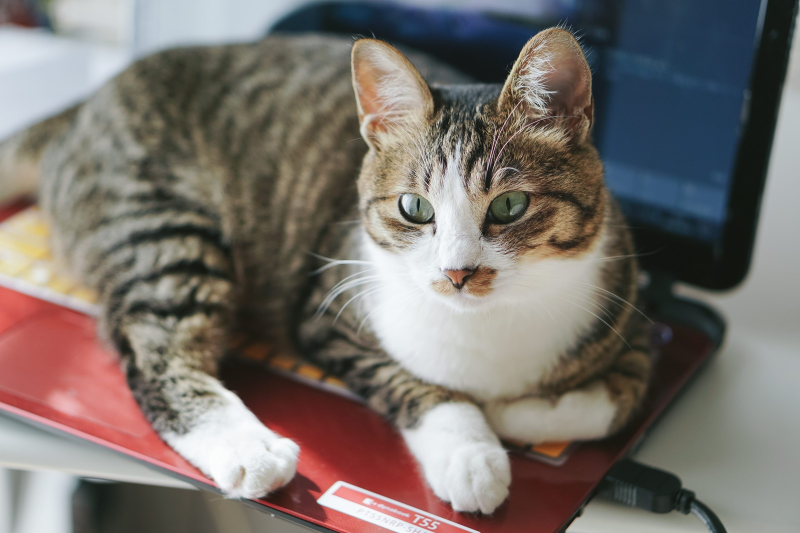
%> input picture Cat.jpg, 1600 x 1066 px (shown at 1/2 size)
$ octave kadai2.m   (GNU Octave 9; MATLAB toolbox functions it lacks are replaced by stand-ins)
%> lines starting %> are read from the running program, lines starting %| are printed output that depends on the picture; in (x1, y1, x2, y2) boxes, pixels count from 0 and x2, y2 are one past the last pixel; in counts of white or black regions, pixels touching at a corner belong together; the program's own positions count from 1
% 課題２　階調数と疑似輪郭
% ２階調，４階調，８階調の画像を生成せよ．
% 下記はサンプルプログラムである．
% 課題作成にあたっては「Lenna」以外の画像を用いよ．

clear; % 変数のオールクリア

ORG=imread('Cat.jpg'); % 原画像の入力
%> ORG is the input picture: size 1066x1600x3 uint8; mean R, G, B 120.3, 113, 107.9
ORG = rgb2gray(ORG); colormap(gray); colorbar;
imagesc(ORG); axis image; % 画像の表示
pause; % 一時停止

% ２階調画像の生成
IMG = ORG>128;
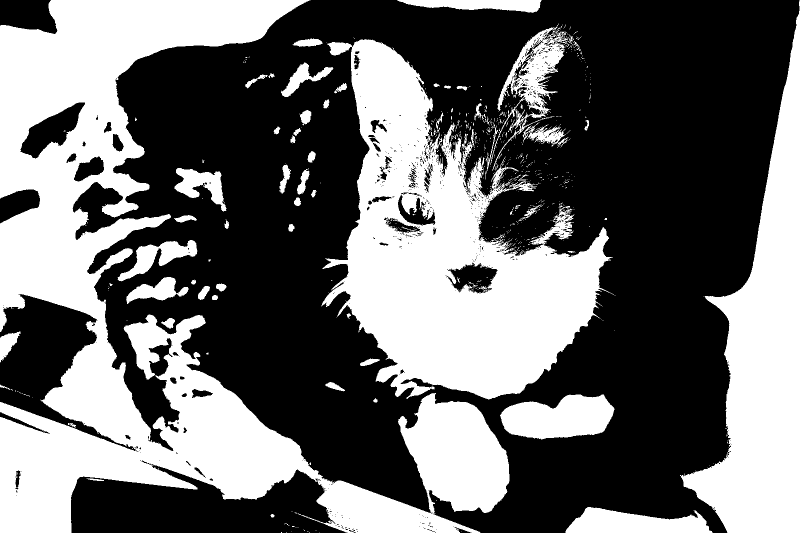
%> IMG: size 1066x1600 logical (shown at 1/2 size); 41.8% white; 712 white regions (638 under 20 px), largest, box (x1, y1, x2, y2) and area: (0, 0, 1019, 1066) 341138, (643, 78, 1228, 799) 195073, (1360, 0, 1600, 1066) 107999
imagesc(IMG); colormap(gray); colorbar;  axis image;
pause;

% ４階調画像の生成
IMG0 = ORG>64;
%> IMG0: size 1066x1600 logical; 70.2% white; 1005 black regions (876 under 20 px), largest, box (x1, y1, x2, y2) and area: (546, 0, 1597, 1066) 324339, (256, 448, 802, 937) 94450, (160, 961, 338, 1066) 15390
IMG1 = ORG>128;
IMG2 = ORG>192;
%> IMG2: size 1066x1600 logical; 13.9% white; 861 white regions (779 under 20 px), largest, box (x1, y1, x2, y2) and area: (668, 289, 1152, 764) 67231, (0, 0, 270, 274) 40964, (330, 757, 598, 996) 28610
IMG = IMG0 + IMG1 + IMG2;
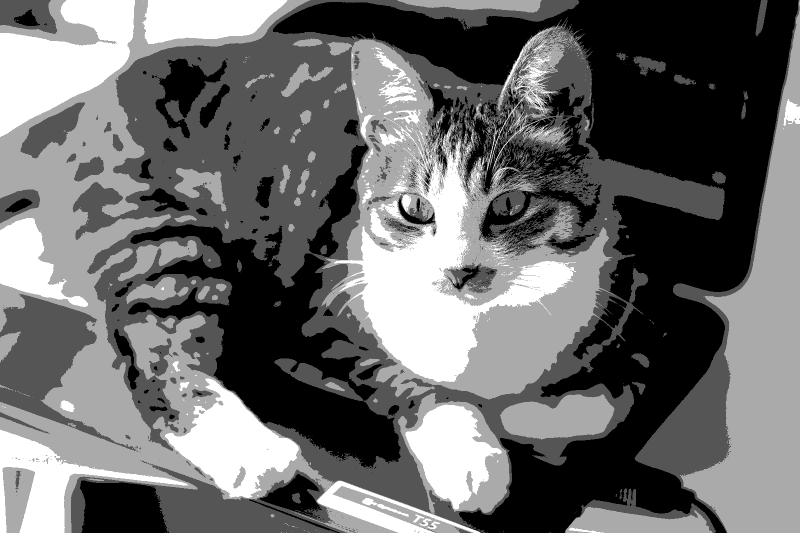
%> IMG: size 1066x1600 double (shown at 1/2 size); min 0, max 3, mean 1.26; drawn with min black and max white
imagesc(IMG); colormap(gray); colorbar;  axis image;
pause;

% ８階調画像の生成
IMG0 = ORG>32;
%> IMG0: size 1066x1600 logical; 92.6% white; 691 black regions (628 under 20 px), largest, box (x1, y1, x2, y2) and area: (1154, 0, 1591, 920) 68972, (638, 14, 1037, 166) 15981, (1172, 916, 1446, 1066) 7988
IMG1 = ORG>64;
IMG2 = ORG>96;
%> IMG2: size 1066x1600 logical; 55.6% white; 703 black regions (611 under 20 px), largest, box (x1, y1, x2, y2) and area: (536, 0, 1598, 1066) 450615, (211, 93, 845, 1000) 237601, (146, 958, 439, 1066) 26623
IMG3 = ORG>128;
IMG4 = ORG>160;
%> IMG4: size 1066x1600 logical; 26% white; 732 white regions (650 under 20 px), largest, box (x1, y1, x2, y2) and area: (654, 82, 1212, 785) 149517, (0, 0, 602, 284) 73476, (0, 714, 600, 997) 43102
IMG5 = ORG>192;
IMG6 = ORG>224;
%> IMG6: size 1066x1600 logical; 4.4% white; 390 white regions (367 under 20 px), largest, box (x1, y1, x2, y2) and area: (702, 387, 923, 720) 29900, (346, 775, 591, 992) 21095, (826, 817, 952, 998) 11816
IMG = IMG0 + IMG1 + IMG2 + IMG3 + IMG4 + IMG5 + IMG6;
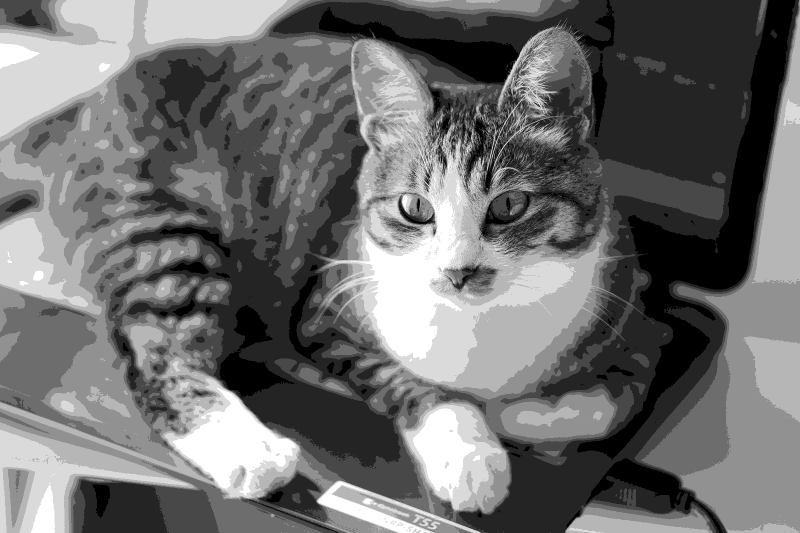
%> IMG: size 1066x1600 double (shown at 1/2 size); min 0, max 7, mean 3.05; drawn with min black and max white
imagesc(IMG); colormap(gray); colorbar;  axis image;
pause;

% １６階調画像の生成
IMG0 = ORG>16;
%> IMG0: size 1066x1600 logical; 100% white; black in thin lines or dots, all inside (x1, y1, x2, y2) = (658, 63, 1152, 1062)
IMG1 = ORG>32;
IMG2 = ORG>48;
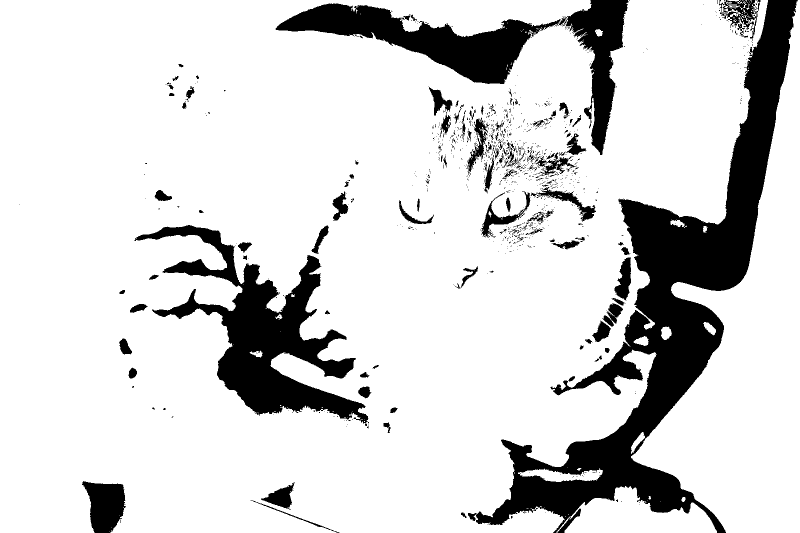
%> IMG2: size 1066x1600 logical (shown at 1/2 size); 83.5% white; 1029 black regions (894 under 20 px), largest, box (x1, y1, x2, y2) and area: (936, 0, 1596, 1066) 138481, (269, 450, 737, 852) 55810, (551, 7, 1121, 168) 32739
IMG3 = ORG>64;
IMG4 = ORG>80;
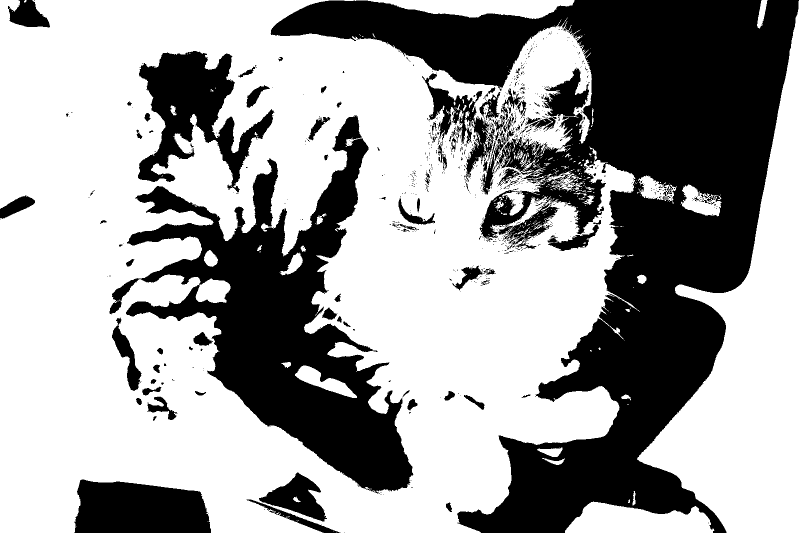
%> IMG4: size 1066x1600 logical (shown at 1/2 size); 62.2% white; 849 black regions (743 under 20 px), largest, box (x1, y1, x2, y2) and area: (541, 0, 1598, 1066) 394345, (219, 231, 827, 987) 149883, (276, 102, 549, 385) 32271
IMG5 = ORG>96;
IMG6 = ORG>112;
%> IMG6: size 1066x1600 logical; 49.1% white; 669 white regions (589 under 20 px), largest, box (x1, y1, x2, y2) and area: (0, 0, 1242, 1066) 644751, (1317, 0, 1600, 1066) 120667, (970, 46, 1171, 348) 14352
IMG7 = ORG>128;
IMG8 = ORG>144;
%> IMG8: size 1066x1600 logical; 35% white; 699 white regions (622 under 20 px), largest, box (x1, y1, x2, y2) and area: (646, 79, 1219, 793) 174693, (0, 0, 613, 636) 129569, (1425, 21, 1600, 1066) 88682
IMG9 = ORG>160;
IMG10 = ORG>176;
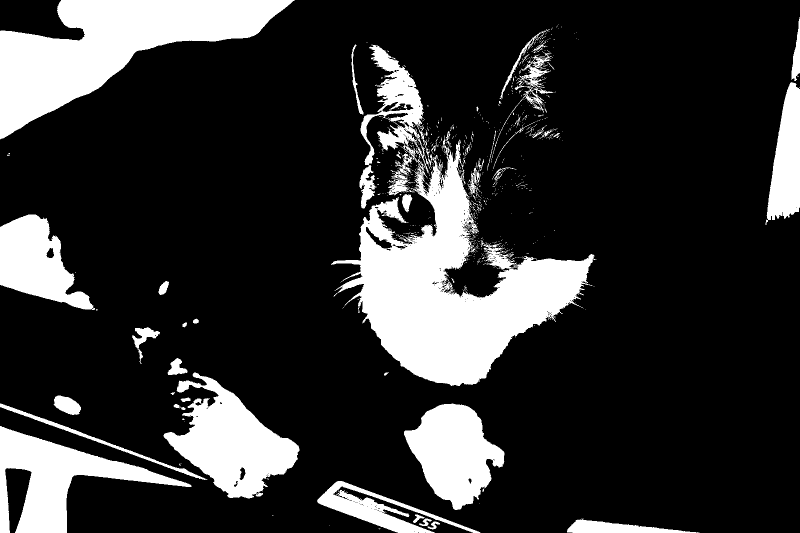
%> IMG10: size 1066x1600 logical (shown at 1/2 size); 19.6% white; 771 white regions (710 under 20 px), largest, box (x1, y1, x2, y2) and area: (662, 271, 1193, 772) 100368, (0, 0, 590, 279) 68728, (327, 745, 599, 997) 32839
IMG11 = ORG>192;
IMG12 = ORG>208;
%> IMG12: size 1066x1600 logical; 8.4% white; 612 white regions (557 under 20 px), largest, box (x1, y1, x2, y2) and area: (675, 310, 943, 761) 46030, (335, 761, 596, 995) 25317, (815, 812, 971, 1018) 17412
IMG13 = ORG>224;
IMG14 = ORG>240;
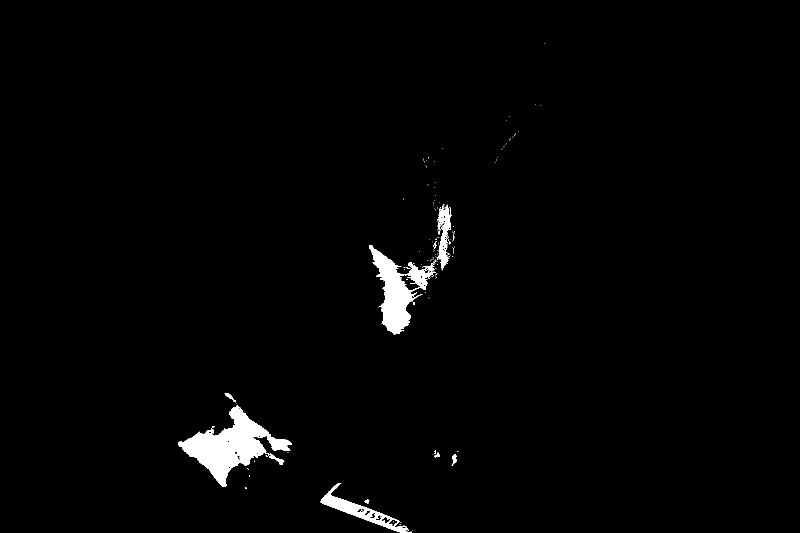
%> IMG14: size 1066x1600 logical (shown at 1/2 size); 1.7% white; 158 white regions (147 under 20 px), largest, box (x1, y1, x2, y2) and area: (356, 811, 584, 974) 13680, (738, 490, 872, 669) 8557, (640, 966, 823, 1066) 3500
IMG = IMG0 + IMG1 + IMG2 + IMG3 + IMG4 + IMG5 + IMG6 + IMG7 + IMG8 + IMG9 + IMG10 + IMG11 + IMG12 + IMG13 + IMG14;
imagesc(IMG); colormap(gray); colorbar;  axis image;
